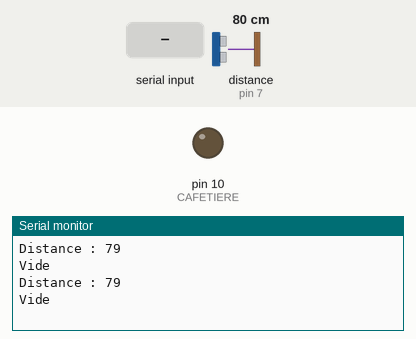
This sketch was run on a simulated Arduino Uno, built with avr-gcc and run on an emulated ATmega328P. Shown: output pins drawn as LEDs (lit = HIGH), the last lines printed to the serial monitor. Wiring (inferred from the names in the program): ultrasonic range finder: trigger pin 8; echo pin 7. The test bench sets the inputs (shaded band); at power-on: distance to the obstacle (sensor on pin 7) 80 cm. The echo pulse lasts 58.3 µs per cm; pins used as bus, display or sensor lines are not drawn.

Above: at 4.2 s.
4.3 s: distance to the obstacle (sensor on pin 7) set to 2 cm
At 6.3 s:
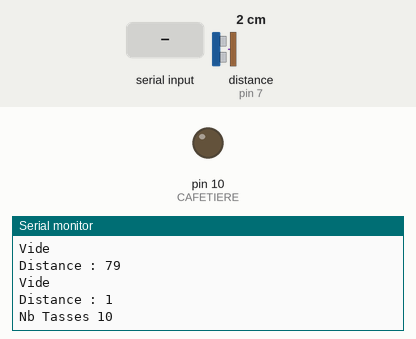
8.5 s: "90,45\n" received over the second serial link
11.2 s: "0\n" received over the second serial link
14.6 s: distance to the obstacle (sensor on pin 7) set to 18 cm
At 20.4 s:
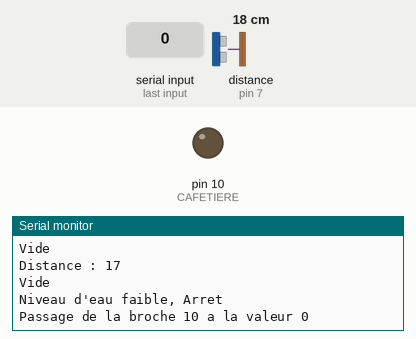
Timing chart, 0 to 21.6 s (numbered marks = the images above; inputs shaded):
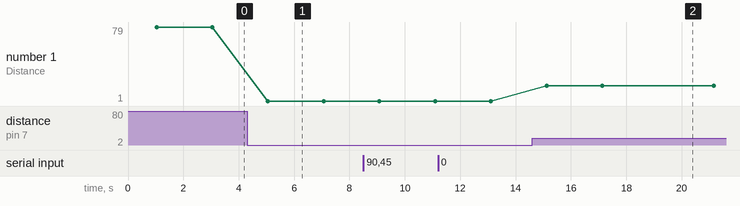

Measured:
- after the input at 4.3 s, the serial monitor: prints a new line after 0.75 s (image 1)
- after the input at 14.6 s, the serial monitor: prints a new line after 0.52 s (image 2)
- plotted number 1: 79 → 1 after the input at 4.3 s, 1 → 17 after the input at 14.6 s

The sketch:

Commande_par_BT_version_CafetiereV16.ino
```cpp
/////////////////////////////////
//   Cafetiere connectée en BT   /
//   Version 1.7                 /
//   Du 12/08/2015               /
//   Auteur Xavier DUVERT        /
//////////////////////////////////


#include <SoftwareSerial.h>

SoftwareSerial BTModule(2, 4); // RX, TX

#define CAFETIERE 10 // Broche du SSR
#define LED 13 // Broche de la led

#define ECHO 7 // Broche US Echo
#define TRIGGER 8 // Broche US Trigger


char myChar,Code1;
boolean Code2,Flag_Arret;
String Chaine;
int Volume;
int Reservoir_fond = 17; // Hauteur du reservoir en CM
int Reservoir_couvercle = 2; // Hauteur d'eau Maxi

boolean Niveau_Eau_OK()
{
  long duration, distance; // Duration used to calculate distance

  digitalWrite(TRIGGER, LOW);
  delayMicroseconds(2);

 digitalWrite(TRIGGER, HIGH);
 delayMicroseconds(10);

 digitalWrite(TRIGGER, LOW);
 duration = pulseIn(ECHO, HIGH);

 //Calculate the distance (in cm) based on the speed of sound.
 distance = duration/58.2;
 Serial.print("Distance : ");
 Serial.println(distance);

 if( distance >= Reservoir_fond) // test si il reste de l'eau
  {
    BTModule.print("Vide "); // il n'y a plus d'eau
    Serial.print("Vide");
    Serial.println(" ");
    delay(2000);
    return false;
  }
  else
  {
    Volume = map(distance,Reservoir_fond, Reservoir_couvercle,0,10); // Calcul Niveau d'eau
    //BTModule.print(" "); // Effacemnt de la case
    BTModule.print("Nb Tasses ");
    BTModule.print(Volume); // Envoi du niveau d'eau
    Serial.print("Nb Tasses ");
    Serial.println(Volume);
    delay(2000);
    return true;
  }


}

// Fonction de decodage des parametres de l'application
boolean Recherche(String ADecoder)
{
  boolean Flag = true;

  Serial.print("Valeur A decoder : ");
  Serial.println(ADecoder);
  for (int i = 0; i <= (ADecoder.length()); i++)
  {
    Serial.print("Valeur A decoder i : ");
    Serial.print(ADecoder[i]);
    Serial.print("Position :");
    Serial.println(i);
  }


  Code1 = ADecoder[0];
  if (Code1 != 'C') Flag= false;
  Serial.print("Code1 : ");
  Serial.println(Code1);

  Code2 = ADecoder[1] - 48;
  if (Code2 > 1) Flag = false; // Mauvais decodage des valeurs
  Serial.print("Code2 : ");
  Serial.println(Code2);

  return Flag;
}

// Fonction de modification de l'atat des broches
void ActionPin(int Valeur)
{
       pinMode(CAFETIERE,OUTPUT);
       digitalWrite(CAFETIERE,Valeur);
       digitalWrite(LED,Valeur);
       Serial.print("Passage de la broche ");
       Serial.print(CAFETIERE);
       Serial.print(" a la valeur ");
       Serial.println(Valeur);
}

void setup()
{
    Serial.begin(9600);

    //BTModule.begin(38400);
    BTModule.begin(9600);
    delay(1000);
    BTModule.print("Cafetiére a vos ordres !");

    pinMode(CAFETIERE,OUTPUT);
    digitalWrite(CAFETIERE,LOW); // Pour etre sur qu'au démarrage de l'arduino la cafetiere est arretée.
    digitalWrite(LED,LOW); // Pour controler l'etat de la cafetiere.

    pinMode(TRIGGER, OUTPUT); // Configuration des broches du capteur US
    pinMode(ECHO, INPUT);

    Niveau_Eau_OK(); // montre le niveau d'eau

}

void loop() // tout le temps
{
    Niveau_Eau_OK(); // montre le niveau d'eau

    while ( BTModule.available() ) // reception des commandes BT
    {
        myChar = BTModule.read(); // reception des caractere du BT
        if(myChar != '#') {        // si caractere special de debut
          Chaine = Chaine + myChar; // concatenation de carateres recus
        } else {
          Serial.println("");
          if (Recherche(Chaine) )
          {
              //Serial.print("Chaine trouvee : ");
              //Serial.println(Code2);
              if(Code2 == 0) // pour l'arret on n'a pas besoin de vérifier le niveau d'eau
              {
                ActionPin(0);
                Flag_Arret = true;
                if(Flag_Arret == true)
                {
                   BTModule.print("Cafetière arrêtée");
                }
              }
              else if(Code2 == 1 && Niveau_Eau_OK() )
               { // on peut mettre en marche si le niveau d'eau est bon
                  ActionPin(1);
                  Flag_Arret = false;
                  if(Flag_Arret == false)
                  {
                   BTModule.print("Cafetière allumée");
                  }

               }
               if(Code2 == 1 && !Niveau_Eau_OK())
               {
                 BTModule.print("Mettez de l'eau elle est ");
               }
          }
          Chaine = ""; // drop de l'ancienne chaine
        }
        Serial.print(myChar);


    } // fin du while

    if(Niveau_Eau_OK() == false && Flag_Arret == false) // Si plus d'eau, arret de la cafetiere.
        {
          BTModule.print("Niveau d'eau faible, Arret");
          Serial.println("Niveau d'eau faible, Arret");
          Code2 = 0;
          ActionPin(0);
          delay(2000);
          Flag_Arret = true;
        }


}
```
